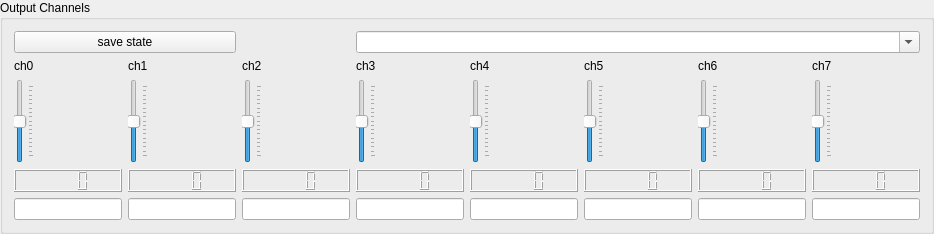
     <widget class="QGroupBox" name="groupBox_channels">
      <property name="title">
       <string>Output Channels</string>
      </property>
      <layout class="QGridLayout" name="gridLayout_4">
       <item row="4" column="0">
        <widget class="QLineEdit" name="lineEdit_ch_0"/>
       </item>
       <item row="2" column="0">
        <widget class="QSlider" name="verticalSlider_ch_0">
         <property name="minimum">
          <number>-200</number>
         </property>
         <property name="maximum">
          <number>200</number>
         </property>
         <property name="orientation">
          <enum>Qt::Vertical</enum>
         </property>
         <property name="tickPosition">
          <enum>QSlider::TicksBelow</enum>
         </property>
         <property name="tickInterval">
          <number>25</number>
         </property>
        </widget>
       </item>
       <item row="1" column="0">
        <widget class="QLabel" name="label_ch_0">
         <property name="text">
          <string>ch0</string>
         </property>
        </widget>
       </item>
       <item row="3" column="0">
        <widget class="QLCDNumber" name="lcdNumber_ch_0">
         <property name="numDigits">
          <number>4</number>
         </property>
        </widget>
       </item>
       <item row="4" column="5">
        <widget class="QLineEdit" name="lineEdit_ch_5"/>
       </item>
       <item row="2" column="1">
        <widget class="QSlider" name="verticalSlider_ch_1">
         <property name="minimum">
          <number>-200</number>
         </property>
         <property name="maximum">
          <number>200</number>
         </property>
         <property name="orientation">
          <enum>Qt::Vertical</enum>
         </property>
         <property name="tickPosition">
          <enum>QSlider::TicksBelow</enum>
         </property>
         <property name="tickInterval">
          <number>25</number>
         </property>
        </widget>
       </item>
       <item row="2" column="2">
        <widget class="QSlider" name="verticalSlider_ch_2">
         <property name="minimum">
          <number>-200</number>
         </property>
         <property name="maximum">
          <number>200</number>
         </property>
         <property name="orientation">
          <enum>Qt::Vertical</enum>
         </property>
         <property name="tickPosition">
          <enum>QSlider::TicksBelow</enum>
         </property>
         <property name="tickInterval">
          <number>25</number>
         </property>
        </widget>
       </item>
       <item row="4" column="1">
        <widget class="QLineEdit" name="lineEdit_ch_1"/>
       </item>
       <item row="4" column="4">
        <widget class="QLineEdit" name="lineEdit_ch_4"/>
       </item>
       <item row="4" column="7">
        <widget class="QLineEdit" name="lineEdit_ch_7"/>
       </item>
       <item row="4" column="6">
        <widget class="QLineEdit" name="lineEdit_ch_6"/>
       </item>
       <item row="4" column="3">
        <widget class="QLineEdit" name="lineEdit_ch_3"/>
       </item>
       <item row="2" column="3">
        <widget class="QSlider" name="verticalSlider_ch_3">
         <property name="minimum">
          <number>-200</number>
         </property>
         <property name="maximum">
          <number>200</number>
         </property>
         <property name="orientation">
          <enum>Qt::Vertical</enum>
         </property>
         <property name="tickPosition">
          <enum>QSlider::TicksBelow</enum>
         </property>
         <property name="tickInterval">
          <number>25</number>
         </property>
        </widget>
       </item>
       <item row="4" column="2">
        <widget class="QLineEdit" name="lineEdit_ch_2"/>
       </item>
       <item row="2" column="4">
        <widget class="QSlider" name="verticalSlider_ch_4">
         <property name="minimum">
          <number>-200</number>
         </property>
         <property name="maximum">
          <number>200</number>
         </property>
         <property name="orientation">
          <enum>Qt::Vertical</enum>
         </property>
         <property name="tickPosition">
          <enum>QSlider::TicksBelow</enum>
         </property>
         <property name="tickInterval">
          <number>25</number>
         </property>
        </widget>
       </item>
       <item row="2" column="5">
        <widget class="QSlider" name="verticalSlider_ch_5">
         <property name="minimum">
          <number>-200</number>
         </property>
         <property name="maximum">
          <number>200</number>
         </property>
         <property name="orientation">
          <enum>Qt::Vertical</enum>
         </property>
         <property name="tickPosition">
          <enum>QSlider::TicksBelow</enum>
         </property>
         <property name="tickInterval">
          <number>25</number>
         </property>
        </widget>
       </item>
       <item row="2" column="6">
        <widget class="QSlider" name="verticalSlider_ch_6">
         <property name="minimum">
          <number>-200</number>
         </property>
         <property name="maximum">
          <number>200</number>
         </property>
         <property name="orientation">
          <enum>Qt::Vertical</enum>
         </property>
         <property name="tickPosition">
          <enum>QSlider::TicksBelow</enum>
         </property>
         <property name="tickInterval">
          <number>25</number>
         </property>
        </widget>
       </item>
       <item row="2" column="7">
        <widget class="QSlider" name="verticalSlider_ch_7">
         <property name="minimum">
          <number>-200</number>
         </property>
         <property name="maximum">
          <number>200</number>
         </property>
         <property name="orientation">
          <enum>Qt::Vertical</enum>
         </property>
         <property name="tickPosition">
          <enum>QSlider::TicksBelow</enum>
         </property>
         <property name="tickInterval">
          <number>25</number>
         </property>
        </widget>
       </item>
       <item row="3" column="7">
        <widget class="QLCDNumber" name="lcdNumber_ch_7">
         <property name="numDigits">
          <number>4</number>
         </property>
        </widget>
       </item>
       <item row="3" column="6">
        <widget class="QLCDNumber" name="lcdNumber_ch_6">
         <property name="numDigits">
          <number>4</number>
         </property>
        </widget>
       </item>
       <item row="3" column="5">
        <widget class="QLCDNumber" name="lcdNumber_ch_5">
         <property name="numDigits">
          <number>4</number>
         </property>
        </widget>
       </item>
       <item row="3" column="4">
        <widget class="QLCDNumber" name="lcdNumber_ch_4">
         <property name="numDigits">
          <number>4</number>
         </property>
        </widget>
       </item>
       <item row="3" column="3">
        <widget class="QLCDNumber" name="lcdNumber_ch_3">
         <property name="numDigits">
          <number>4</number>
         </property>
        </widget>
       </item>
       <item row="3" column="2">
        <widget class="QLCDNumber" name="lcdNumber_ch_2">
         <property name="numDigits">
          <number>4</number>
         </property>
        </widget>
       </item>
       <item row="1" column="7">
        <widget class="QLabel" name="label_ch_7">
         <property name="text">
          <string>ch7</string>
         </property>
        </widget>
       </item>
       <item row="1" column="6">
        <widget class="QLabel" name="label_ch_6">
         <property name="text">
          <string>ch6</string>
         </property>
        </widget>
       </item>
       <item row="1" column="5">
        <widget class="QLabel" name="label_ch_5">
         <property name="text">
          <string>ch5</string>
         </property>
        </widget>
       </item>
       <item row="1" column="4">
        <widget class="QLabel" name="label_ch_4">
         <property name="text">
          <string>ch4</string>
         </property>
        </widget>
       </item>
       <item row="1" column="3">
        <widget class="QLabel" name="label_ch_3">
         <property name="text">
          <string>ch3</string>
         </property>
        </widget>
       </item>
       <item row="1" column="2">
        <widget class="QLabel" name="label_ch_2">
         <property name="text">
          <string>ch2</string>
         </property>
        </widget>
       </item>
       <item row="1" column="1">
        <widget class="QLabel" name="label_ch_1">
         <property name="text">
          <string>ch1</string>
         </property>
        </widget>
       </item>
       <item row="3" column="1">
        <widget class="QLCDNumber" name="lcdNumber_ch_1">
         <property name="numDigits">
          <number>4</number>
         </property>
        </widget>
       </item>
       <item row="0" column="3" colspan="5">
        <widget class="QComboBox" name="comboBox_preset">
         <property name="editable">
          <bool>true</bool>
         </property>
        </widget>
       </item>
       <item row="0" column="0" colspan="2">
        <widget class="QPushButton" name="pushButton_save">
         <property name="text">
          <string>save state</string>
         </property>
        </widget>
       </item>
      </layout>
     </widget>
